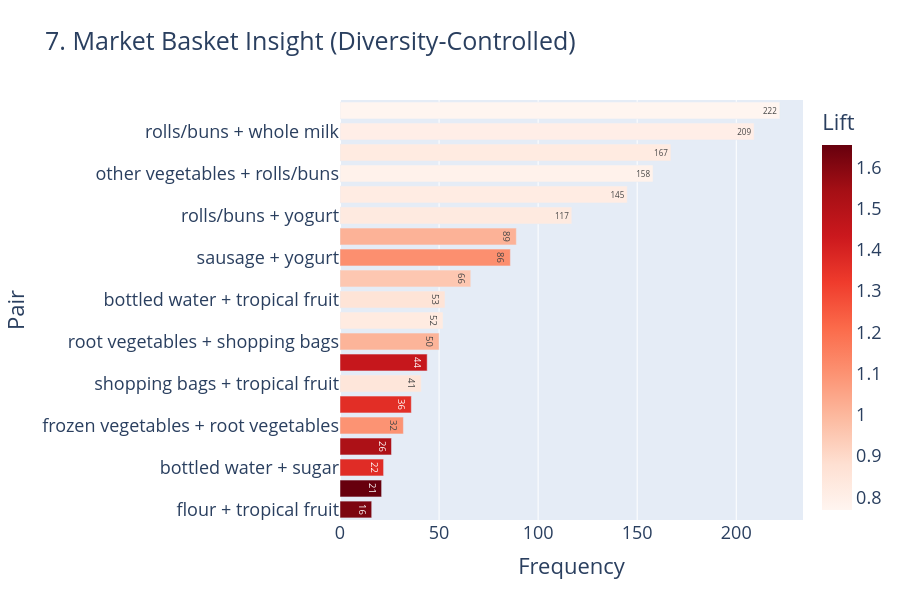

Write notebook code for a chart like this one.
### Code cell
print("7. Generating Market Basket Pairs...")
fig7 = plot_market_basket(df)
fig7.show()

### Figure 1 — Plotly figure (JSON) as saved in the notebook; plotly's stock layout.template omitted (floating-point values rounded to 4 significant figures)
{"data": [{"customdata": [[0.01397, 0.127], [0.01484, 0.1215], [0.01116, 0.13], [0.01056, 0.09599], [0.009691, 0.09979], [0.007819, 0.09105], [0.005948, 0.09856], [0.005748, 0.09524], [0.004411, 0.0927], [0.002941, 0.0873], [0.003342, 0.07022], [0.002406, 0.06394], [0.003542, 0.05837], [0.001738, 0.07855], [0.002139, 0.07637], [0.003475, 0.05727], [0.001403, 0.08787], [0.00147, 0.08302], [0.001069, 0.1096], [0.00274, 0.05758]], "hovertemplate": "<b>%{y}</b><br>Frequency: %{x}<br>Support: %{customdata[0]:.4f}<br>Confidence: %{customdata[1]:.4f}<br>Lift: %{marker.color:.2f}<extra></extra>", "legendgroup": "", "marker": {"color": [1.617, 1.654, 1.368, 1.519, 1.098, 1.363, 0.8497, 1.447, 1.009, 0.8232, 0.8613, 0.9546, 1.109, 1.015, 0.8277, 0.8173, 0.7862, 0.8229, 0.804, 0.7694], "coloraxis": "coloraxis", "pattern": {"shape": ""}}, "name": "", "orientation": "h", "showlegend": false, "text": [16.0, 21.0, 22.0, 26.0, 32.0, 36.0, 41.0, 44.0, 50.0, 52.0, 53.0, 66.0, 86.0, 89.0, 117.0, 145.0, 158.0, 167.0, 209.0, 222.0], "textposition": "auto", "type": "bar", "x": [16, 21, 22, 26, 32, 36, 41, 44, 50, 52, 53, 66, 86, 89, 117, 145, 158, 167, 209, 222], "xaxis": "x", "y": ["flour + tropical fruit", "citrus fruit + specialty chocolate", "bottled water + sugar", "napkins + pastry", "frozen vegetables + root vegetables", "brown bread + canned beer", "shopping bags + tropical fruit", "curd + sausage", "root vegetables + shopping bags", "bottled water + root vegetables", "bottled water + tropical fruit", "shopping bags + soda", "sausage + yogurt", "sausage + soda", "rolls/buns + yogurt", "other vegetables + soda", "other vegetables + rolls/buns", "whole milk + yogurt", "rolls/buns + whole milk", "other vegetables + whole milk"], "yaxis": "y"}], "layout": {"barmode": "relative", "coloraxis": {"colorbar": {"title": {"text": "Lift"}}, "colorscale": [[0, "rgb(255,245,240)"], [0.125, "rgb(254,224,210)"], [0.25, "rgb(252,187,161)"], [0.375, "rgb(252,146,114)"], [0.5, "rgb(251,106,74)"], [0.625, "rgb(239,59,44)"], [0.75, "rgb(203,24,29)"], [0.875, "rgb(165,15,21)"], [1, "rgb(103,0,13)"]]}, "font": {"size": 18}, "height": 600, "legend": {"tracegroupgap": 0}, "margin": {"l": 150}, "title": {"text": "7. Market Basket Insight (Diversity-Controlled)"}, "xaxis": {"anchor": "y", "domain": [0, 1], "title": {"text": "Frequency"}}, "yaxis": {"anchor": "x", "domain": [0, 1], "title": {"text": "Pair"}}}}
